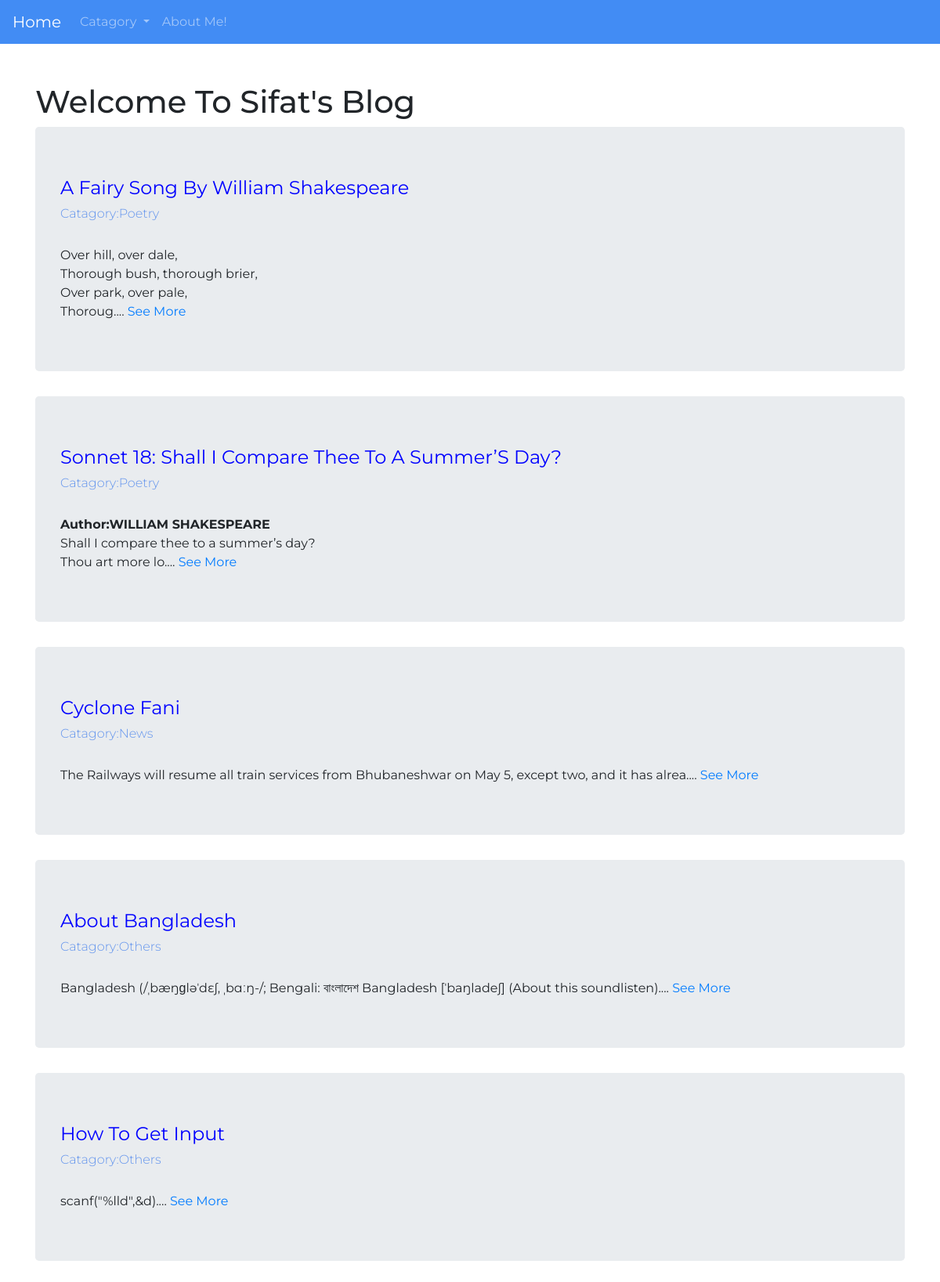
The page / on the database its author committed.
### first_app/models.py (models this page shows, shortened)
class Post(models.Model):
    PostId=models.AutoField(primary_key=True)
    Title=models.CharField(max_length=100)
    Body=models.CharField(max_length=1000000)
    Catagory=models.ForeignKey(Catagory)

class Catagory(models.Model):
    Name=models.CharField(max_length=40)
    def __str__(self):
        return self.Name

### first_app/views.py (the view)
# urls.py: url(r'^$',views.index,name="index"),
def index(request):
     catagory_list=Catagory.objects.all().order_by("Name")
     get_data=Post.objects.all().order_by("-PostId")
     my_list={"catagory":catagory_list,"all_data":get_data}
     return render(request,"first_app/index.html",my_list)

### templates/first_app/index.html (shortened to what this page needs)
<!DOCTYPE html>
{% extends 'first_app/base.html' %}
    {%block body_block %}
    <h1>Welcome To Sifat's Blog</h1>
    {% autoescape off %}
    {% for data in all_data %}
    <div class="jumbotron">
        <h3 class="display-3" style="font-size: 24px;color:blue"><b>{{data.Title|title}}</b></h3>
        <h4 class="display-4" style="font-size:16px;color:cornflowerblue">Catagory:{{data.Catagory}}</h4><br>
        <p class="card-text">{{ data.Body|slice:":100" }}....
            <a href="{% url 'first_app:details'%}?id={{data.PostId}}">See More</a>
        </p>
    </div>
    {% endfor %}
    {% endautoescape %}
    {% endblock %}

### templates/first_app/base.html (shortened to what this page needs)
<!DOCTYPE html>
<html lang="en">
<head>
  <link rel="stylesheet" href="https://stackpath.bootstrapcdn.com/bootstrap/4.3.1/css/bootstrap.min.css">
</head>
<body style="font-family:'Montserrat', sans-serif;">
    <nav class="navbar sticky-top navbar-expand-md navbar-dark" style="background-color:rgb(66, 140, 244);margin-bottom:50px">
      <div style="color:white">
      <ul class="navbar-nav">
        <li>
          <a class="navbar-brand" href="{% url 'index' %}">Home</a>
        </li>
        <li class="nav-item dropdown">
            <a class="nav-link dropdown-toggle" href="#" id="navbarDropdown" role="button" data-toggle="dropdown" aria-haspopup="true" aria-expanded="false">
              Catagory
            </a>
          </li>
        <li class="nav-item mr-sm-2">
          <a class="nav-link" href="{% url 'first_app:aboutme' %}" >About Me!</a>
        </li>
      </ul>
      </div>
    </nav>
    <div class="container">
      {% block body_block %}
      {% endblock %}
    </div>
</body>
</html>

### rows shown on the page
Post: Title "A Fairy Song By William Shakespeare", Catagory "Poetry", Body "Over hill, over dale, Thorough bush, thorough brier, Over park, over pale, Thoroug"
Post: Title "Sonnet 18: Shall I Compare Thee To A Summer’S Day?", Catagory "Poetry", Body "Author:WILLIAM SHAKESPEARE Shall I compare thee to a summer’s day? Thou art more lo"
Post: Title "Cyclone Fani", Catagory "News", Body "The Railways will resume all train services from Bhubaneshwar on May 5, except two, and it has alrea"
Post: Title "About Bangladesh", Catagory "Others", Body "Bangladesh (/ˌbæŋɡləˈdɛʃ, ˌbɑːŋ-/; Bengali: বাংলাদেশ Bangladesh [ˈbaŋladeʃ] (About this soundlisten)"
Post: Title "How To Get Input", Catagory "Others", Body "scanf(\"%lld\",&d)"
